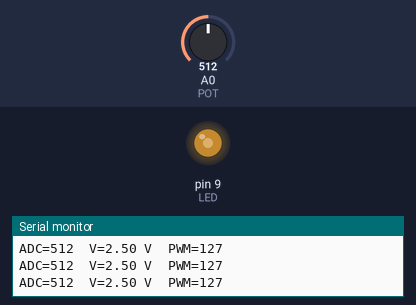
Bench run of a sketch on a simulated Arduino Uno, built with avr-gcc and run on an emulated ATmega328P. Shown: output pins drawn as LEDs (lit = HIGH), the last lines printed to the serial monitor. The test bench sets the inputs (shaded band); at power-on: A0 (POT) = 512.

Above: at 1.3 s.
1.4 s: A0 (POT) set to 716
At 2.1 s:
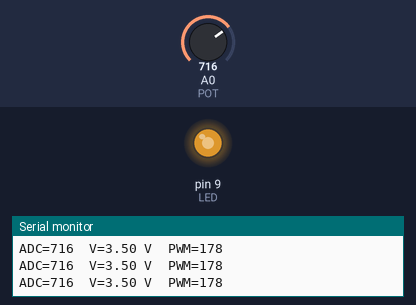
3.0 s: A0 (POT) set to 900
At 4.2 s:
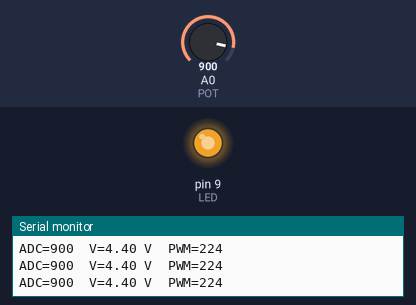
4.5 s: A0 (POT) set to 122
At 5.5 s:
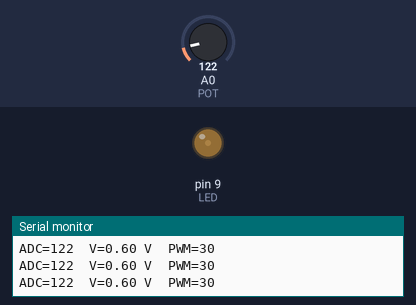
6.0 s: A0 (POT) set to 511
At 6.7 s:
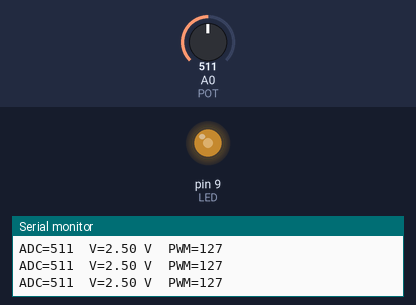
Timing chart, 0 to 8.5 s (numbered marks = the images above; inputs shaded):
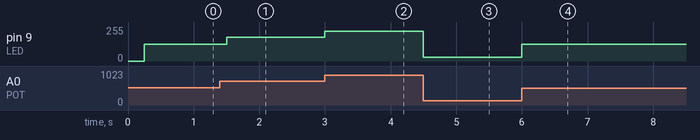

Measured:
- after the input at 1.4 s, pin 9 (LED): 127/255 → 178/255 after 0.10 s
- after the input at 3.0 s, pin 9 (LED): 178/255 → 224/255 at once
- after the input at 4.5 s, pin 9 (LED): 224/255 → 30/255 at once
- after the input at 6.0 s, pin 9 (LED): 30/255 → 127/255 at once

The sketch:

04_potenciometro_serial.ino
```cpp
/*
 * 04_potenciometro_serial.ino - Lectura analogica y monitor serial
 * Monitoria: Instalacion y manejo de Arduino - Intro. Ing. Electronica (UNAL)
 * Placa: Arduino UNO R3
 * Concepto: analogRead(), map(), Serial.print, actualizacion no bloqueante
 * Montaje: potenciometro (extremos a 5 V y GND, cursor a A0), LED en D9
 */

const uint8_t POT   = A0;
const uint8_t LED   = 9;             // D9 tiene PWM
const uint16_t INTERVALO_MS = 250;   // imprime 4 veces por segundo

unsigned long tUltimo = 0;

void setup() {
    pinMode(LED, OUTPUT);
    Serial.begin(9600);
    Serial.println(F("Lectura del potenciometro (0-1023):"));
}

void loop() {
    if (millis() - tUltimo >= INTERVALO_MS) {
        tUltimo = millis();

        int crudo = analogRead(POT);                    // 0..1023
        float voltaje = crudo * (5.0 / 1023.0);         // a voltios
        int brillo = map(crudo, 0, 1023, 0, 255);       // a PWM

        analogWrite(LED, brillo);                       // el LED sigue al potenciometro

        Serial.print(F("ADC="));
        Serial.print(crudo);
        Serial.print(F("  V="));
        Serial.print(voltaje, 2);
        Serial.print(F(" V  PWM="));
        Serial.println(brillo);
    }
}
```
